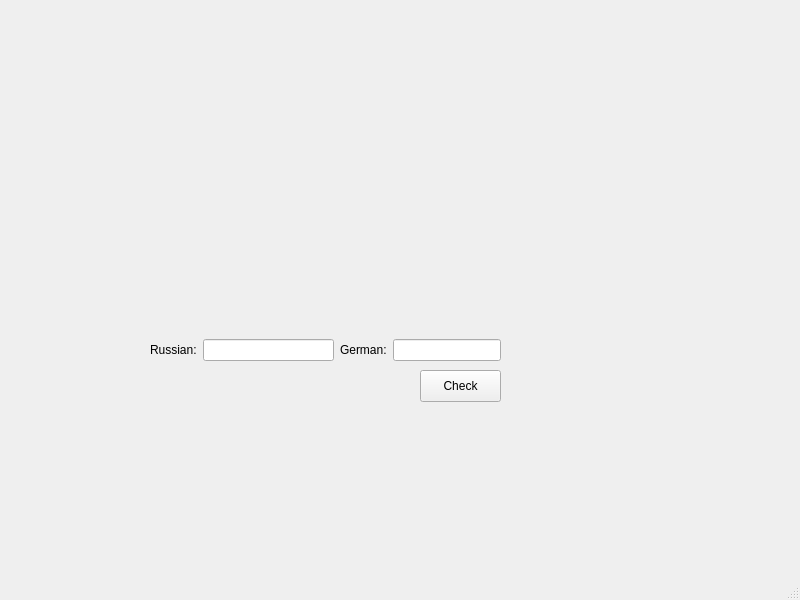
<?xml version="1.0" encoding="UTF-8"?>
<ui version="4.0">
 <class>MainWindow</class>
 <widget class="QMainWindow" name="MainWindow">
  <property name="geometry">
   <rect>
    <x>0</x>
    <y>0</y>
    <width>800</width>
    <height>600</height>
   </rect>
  </property>
  <property name="windowTitle">
   <string>MainWindow</string>
  </property>
  <widget class="QWidget" name="centralwidget">
   <widget class="QWidget" name="verticalLayoutWidget_2">
    <property name="geometry">
     <rect>
      <x>150</x>
      <y>0</y>
      <width>351</width>
      <height>361</height>
     </rect>
    </property>
    <layout class="QVBoxLayout" name="verticalLayout_2">
     <item>
      <widget class="QLabel" name="label">
       <property name="minimumSize">
        <size>
         <width>100</width>
         <height>300</height>
        </size>
       </property>
       <property name="text">
        <string/>
       </property>
      </widget>
     </item>
     <item>
      <layout class="QVBoxLayout" name="verticalLayout">
       <item>
        <layout class="QHBoxLayout" name="horizontalLayout_2">
         <property name="sizeConstraint">
          <enum>QLayout::SetDefaultConstraint</enum>
         </property>
         <property name="leftMargin">
          <number>0</number>
         </property>
         <property name="topMargin">
          <number>0</number>
         </property>
         <item>
          <widget class="QLabel" name="label_russian">
           <property name="text">
            <string>Russian:</string>
           </property>
          </widget>
         </item>
         <item>
          <widget class="QLineEdit" name="input_russian"/>
         </item>
         <item>
          <layout class="QHBoxLayout" name="horizontalLayout">
           <item>
            <widget class="QLabel" name="label_german">
             <property name="text">
              <string>German:</string>
             </property>
            </widget>
           </item>
           <item>
            <widget class="QLineEdit" name="input_german"/>
           </item>
          </layout>
         </item>
        </layout>
       </item>
      </layout>
     </item>
    </layout>
   </widget>
   <widget class="QPushButton" name="pushButton">
    <property name="geometry">
     <rect>
      <x>420</x>
      <y>370</y>
      <width>81</width>
      <height>32</height>
     </rect>
    </property>
    <property name="text">
     <string>Check</string>
    </property>
   </widget>
  </widget>
  <widget class="QMenuBar" name="menubar">
   <property name="geometry">
    <rect>
     <x>0</x>
     <y>0</y>
     <width>800</width>
     <height>22</height>
    </rect>
   </property>
  </widget>
  <widget class="QStatusBar" name="statusbar"/>
 </widget>
 <resources/>
 <connections>
  <connection>
   <sender>pushButton</sender>
   <signal>clicked()</signal>
   <receiver>MainWindow</receiver>
   <slot>update()</slot>
   <hints>
    <hint type="sourcelabel">
     <x>466</x>
     <y>357</y>
    </hint>
    <hint type="destinationlabel">
     <x>399</x>
     <y>299</y>
    </hint>
   </hints>
  </connection>
 </connections>
</ui>
